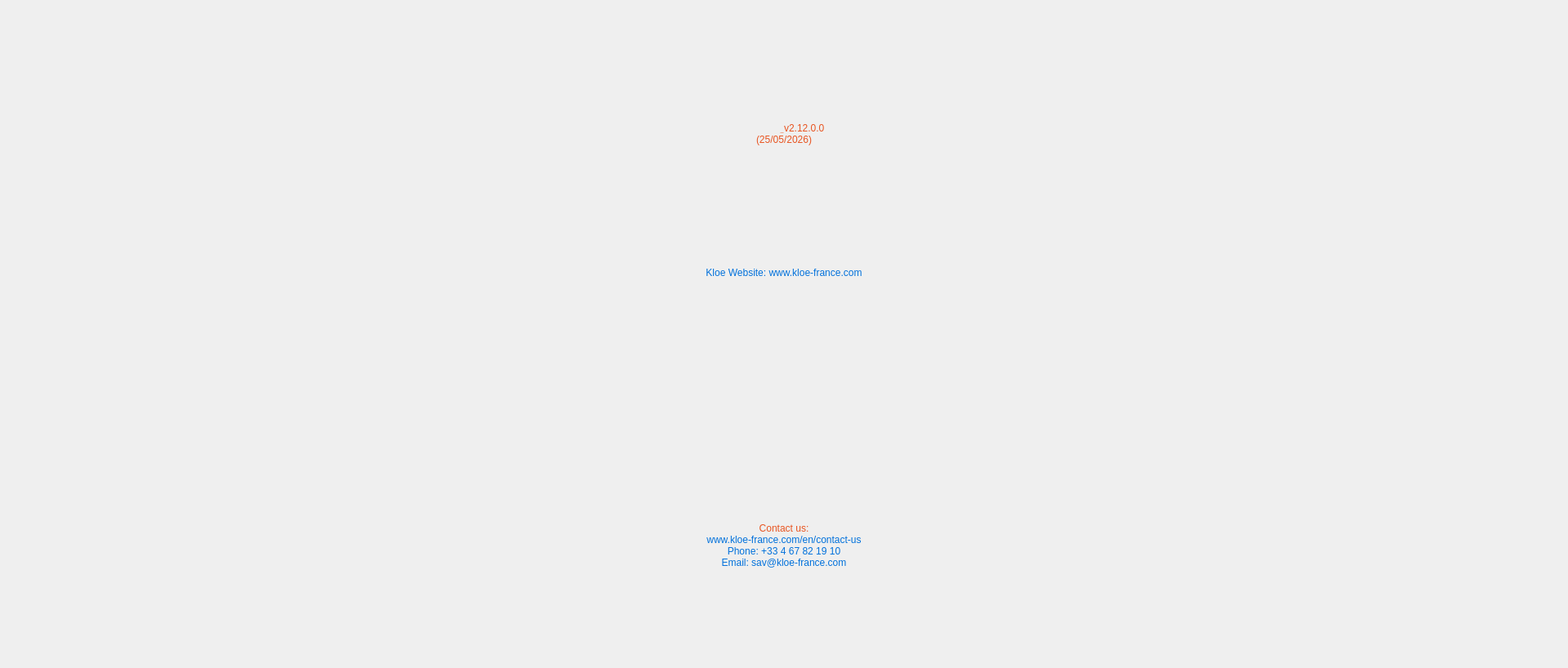
<?xml version="1.0" encoding="UTF-8"?>
<ui version="4.0">
 <class>VersionView</class>
 <widget class="QWidget" name="VersionView">
  <property name="geometry">
   <rect>
    <x>0</x>
    <y>0</y>
    <width>1920</width>
    <height>818</height>
   </rect>
  </property>
  <property name="minimumSize">
   <size>
    <width>1920</width>
    <height>818</height>
   </size>
  </property>
  <property name="maximumSize">
   <size>
    <width>1920</width>
    <height>818</height>
   </size>
  </property>
  <property name="styleSheet">
   <string notr="true"/>
  </property>
  <layout class="QVBoxLayout" name="verticalLayout">
   <property name="spacing">
    <number>0</number>
   </property>
   <property name="sizeConstraint">
    <enum>QLayout::SizeConstraint::SetDefaultConstraint</enum>
   </property>
   <property name="leftMargin">
    <number>0</number>
   </property>
   <property name="topMargin">
    <number>0</number>
   </property>
   <property name="rightMargin">
    <number>0</number>
   </property>
   <property name="bottomMargin">
    <number>0</number>
   </property>
   <item>
    <layout class="QGridLayout" name="gridLayout">
     <property name="spacing">
      <number>0</number>
     </property>
     <item row="3" column="0" colspan="2">
      <widget class="QLabel" name="contactUs">
       <property name="styleSheet">
        <string notr="true">font: normal normal bold 25px/25px Arial;
letter-spacing: 0px;
color: #E85420;</string>
       </property>
       <property name="text">
        <string>Contact us:</string>
       </property>
       <property name="alignment">
        <set>Qt::AlignmentFlag::AlignBottom|Qt::AlignmentFlag::AlignHCenter</set>
       </property>
      </widget>
     </item>
     <item row="0" column="0">
      <widget class="QLabel" name="software">
       <property name="font">
        <font>
         <pointsize>-1</pointsize>
         <italic>false</italic>
         <bold>true</bold>
         <underline>false</underline>
         <strikeout>false</strikeout>
         <kerning>true</kerning>
        </font>
       </property>
       <property name="layoutDirection">
        <enum>Qt::LayoutDirection::LeftToRight</enum>
       </property>
       <property name="styleSheet">
        <string notr="true">font: normal normal bold 40px/45px Arial;
letter-spacing: 0px;
color: #E85420;</string>
       </property>
       <property name="text">
        <string>Software </string>
       </property>
       <property name="alignment">
        <set>Qt::AlignmentFlag::AlignBottom|Qt::AlignmentFlag::AlignRight|Qt::AlignmentFlag::AlignTrailing</set>
       </property>
      </widget>
     </item>
     <item row="0" column="1">
      <widget class="QLabel" name="version">
       <property name="styleSheet">
        <string notr="true">font: normal normal bold 40px/45px Arial;
letter-spacing: 0px;
color: #E85420;</string>
       </property>
       <property name="text">
        <string>v2.12.0.0</string>
       </property>
       <property name="alignment">
        <set>Qt::AlignmentFlag::AlignBottom|Qt::AlignmentFlag::AlignLeading|Qt::AlignmentFlag::AlignLeft</set>
       </property>
      </widget>
     </item>
     <item row="2" column="0" colspan="2">
      <widget class="QLabel" name="siteWeb">
       <property name="styleSheet">
        <string notr="true">font: normal normal bold 25px/25px Arial;
letter-spacing: 0px;
color: #0070DB;</string>
       </property>
       <property name="text">
        <string>Kloe Website: www.kloe-france.com</string>
       </property>
       <property name="alignment">
        <set>Qt::AlignmentFlag::AlignHCenter|Qt::AlignmentFlag::AlignTop</set>
       </property>
      </widget>
     </item>
     <item row="1" column="0" colspan="2">
      <widget class="QLabel" name="date">
       <property name="styleSheet">
        <string notr="true">font: normal normal bold 40px/45px Arial;
letter-spacing: 0px;
color: #E85420;</string>
       </property>
       <property name="text">
        <string>(25/05/2026)</string>
       </property>
       <property name="alignment">
        <set>Qt::AlignmentFlag::AlignHCenter|Qt::AlignmentFlag::AlignTop</set>
       </property>
      </widget>
     </item>
     <item row="4" column="0" colspan="2">
      <widget class="QLabel" name="infos">
       <property name="styleSheet">
        <string notr="true">font: normal normal bold 25px/25px Arial;
letter-spacing: 0px;
color: #0070DB;</string>
       </property>
       <property name="text">
        <string>www.kloe-france.com/en/contact-us
Phone: +33 4 67 82 19 10
Email: sav@kloe-france.com</string>
       </property>
       <property name="alignment">
        <set>Qt::AlignmentFlag::AlignHCenter|Qt::AlignmentFlag::AlignTop</set>
       </property>
      </widget>
     </item>
    </layout>
   </item>
  </layout>
 </widget>
 <resources>
  <include location="../../resources.qrc"/>
 </resources>
 <connections/>
</ui>
